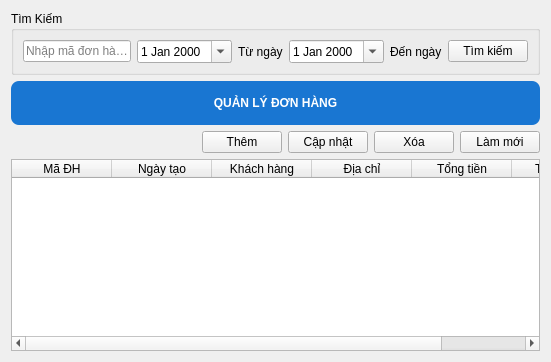
      <widget class="QWidget" name="pageDonHang">
       <layout class="QVBoxLayout" name="verticalLayout_4">
        <item>
         <widget class="QGroupBox" name="nhomTimKiem2">
          <property name="title">
           <string>Tìm Kiếm</string>
          </property>
          <layout class="QHBoxLayout" name="horizontalLayout_6">
           <item>
            <widget class="QLineEdit" name="txtTimKiemDH">
             <property name="text">
              <string/>
             </property>
             <property name="placeholderText">
              <string>Nhập mã đơn hàng</string>
             </property>
            </widget>
           </item>
           <item>
            <widget class="QDateEdit" name="txtTuNgayDH">
             <property name="calendarPopup">
              <bool>true</bool>
             </property>
            </widget>
           </item>
           <item>
            <widget class="QLabel" name="lblFromDate">
             <property name="text">
              <string>Từ ngày</string>
             </property>
            </widget>
           </item>
           <item>
            <widget class="QDateEdit" name="txtDenNgayDH">
             <property name="calendarPopup">
              <bool>true</bool>
             </property>
            </widget>
           </item>
           <item>
            <widget class="QLabel" name="lblToDate">
             <property name="text">
              <string>Đến ngày</string>
             </property>
            </widget>
           </item>
           <item>
            <widget class="QPushButton" name="btnTimKiemDH">
             <property name="text">
              <string>Tìm kiếm</string>
             </property>
            </widget>
           </item>
          </layout>
         </widget>
        </item>
        <item>
         <widget class="QLabel" name="lblTitle_5">
          <property name="styleSheet">
           <string>
font: 18pt &quot;Arial&quot;;
font-weight:bold;
color:white;
background:#1976D2;
padding:15px;
border-radius:8px;
       </string>
          </property>
          <property name="text">
           <string>QUẢN LÝ ĐƠN HÀNG</string>
          </property>
          <property name="alignment">
           <set>Qt::AlignCenter</set>
          </property>
         </widget>
        </item>
        <item>
         <layout class="QHBoxLayout" name="_2">
          <item>
           <spacer name="horizontalSpacer_6">
            <property name="orientation">
             <enum>Qt::Horizontal</enum>
            </property>
            <property name="sizeHint" stdset="0">
             <size>
              <width>40</width>
              <height>20</height>
             </size>
            </property>
           </spacer>
          </item>
          <item>
           <widget class="QPushButton" name="btnThemDH">
            <property name="text">
             <string>Thêm</string>
            </property>
           </widget>
          </item>
          <item>
           <widget class="QPushButton" name="btnCapNhatDH">
            <property name="text">
             <string>Cập nhật</string>
            </property>
           </widget>
          </item>
          <item>
           <widget class="QPushButton" name="btnXoaDH">
            <property name="text">
             <string>Xóa</string>
            </property>
           </widget>
          </item>
          <item>
           <widget class="QPushButton" name="btnRefreshDH">
            <property name="text">
             <string>Làm mới</string>
            </property>
           </widget>
          </item>
         </layout>
        </item>
        <item>
         <widget class="QTableWidget" name="tblDonHang">
          <column>
           <property name="text">
            <string>Mã ĐH</string>
           </property>
          </column>
          <column>
           <property name="text">
            <string>Ngày tạo</string>
           </property>
          </column>
          <column>
           <property name="text">
            <string>Khách hàng</string>
           </property>
          </column>
          <column>
           <property name="text">
            <string>Địa chỉ</string>
           </property>
          </column>
          <column>
           <property name="text">
            <string>Tổng tiền</string>
           </property>
          </column>
          <column>
           <property name="text">
            <string>Trạng thái</string>
           </property>
          </column>
         </widget>
        </item>
       </layout>
      </widget>
